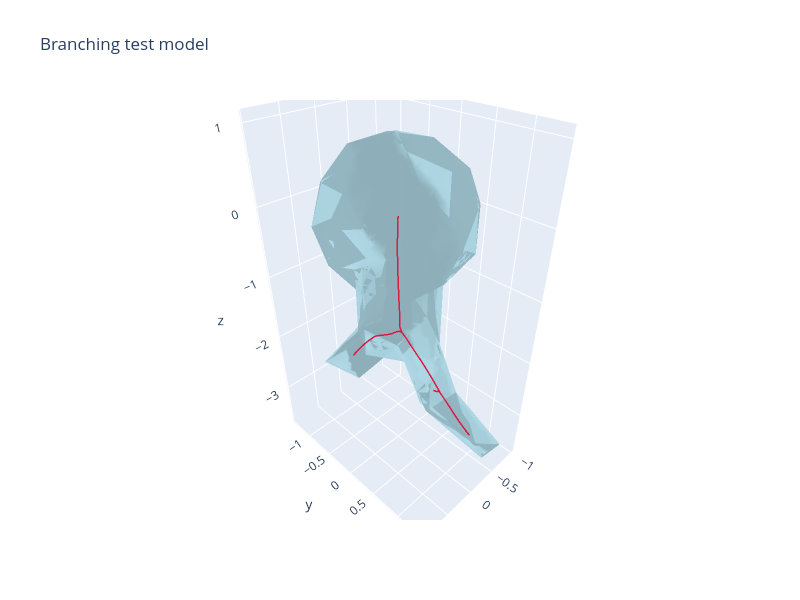

Write notebook code for a chart like this one.
### Code cell
mm = MeshManager(mesh_path="../../data/demo/test_branching_3.obj")
mm.print_mesh_analysis()
raw_skeleton = SkeletonGraph.from_txt(f"../../data/demo/test_branching_3.polylines.txt")
# raw_skeleton.prune_short_branches_inplace(min_length_percentile=1)
mm.visualize_mesh_3d(title="Branching test model", skel=raw_skeleton)

### Figure 1 — Plotly figure (JSON) as saved in the notebook; plotly's stock layout.template omitted (floating-point values rounded to 4 significant figures; data arrays with more than 128 entries replaced by an {"elided": "..."} marker saying what was removed)
{"data": [{"color": "lightblue", "i": {"elided": "2830 int values"}, "j": {"elided": "2830 int values"}, "k": {"elided": "2830 int values"}, "name": "Mesh", "opacity": 0.8, "type": "mesh3d", "x": {"elided": "1417 float values"}, "y": {"elided": "1417 float values"}, "z": {"elided": "1417 float values"}}, {"line": {"color": "crimson", "width": 3}, "mode": "lines", "name": "Skeleton 0", "opacity": 0.95, "showlegend": false, "type": "scatter3d", "x": {"elided": "408 float values"}, "y": {"elided": "408 float values"}, "z": {"elided": "408 float values"}}], "layout": {"autosize": false, "height": 600, "scene": {"aspectmode": "data", "xaxis": {"visible": true}, "yaxis": {"visible": true}, "zaxis": {"visible": true}}, "title": {"text": "Branching test model"}, "width": 800}}
